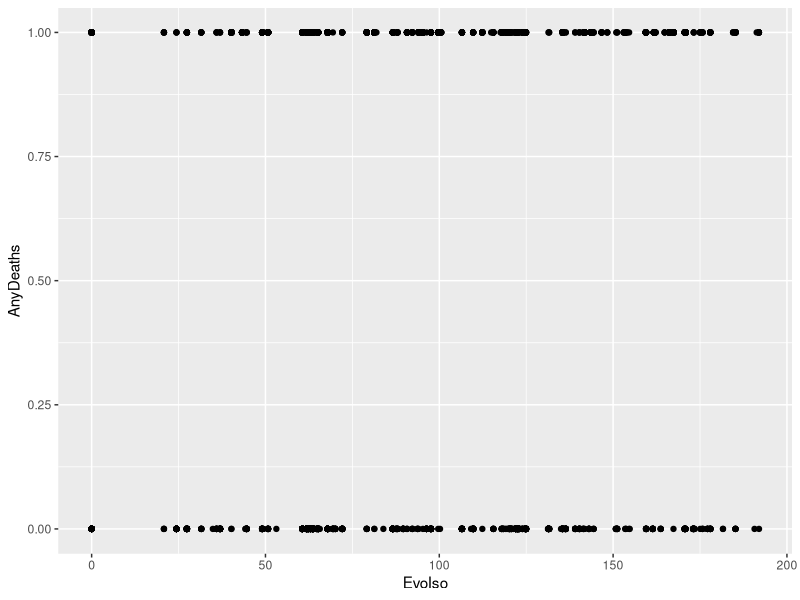
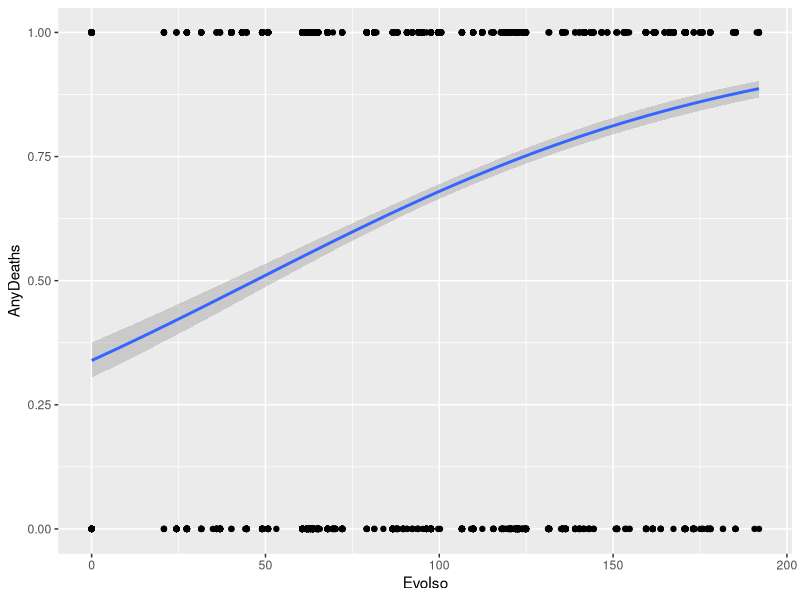
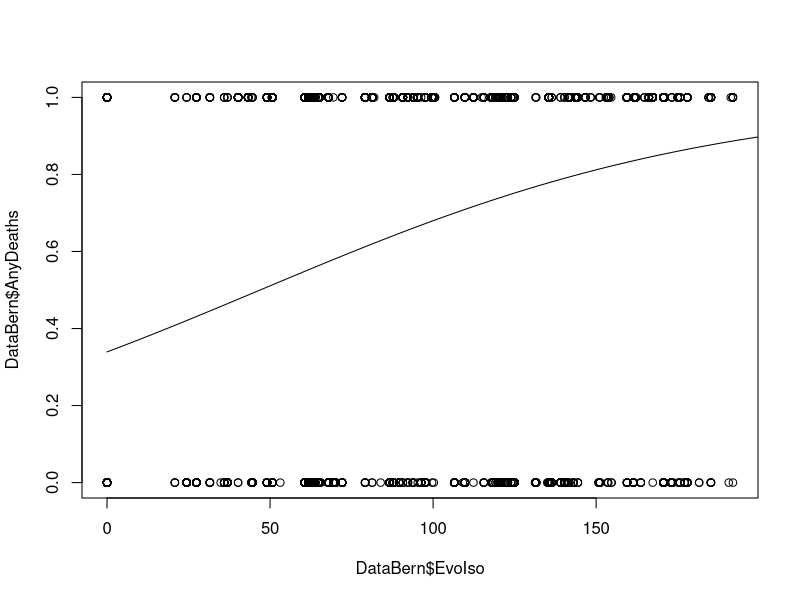
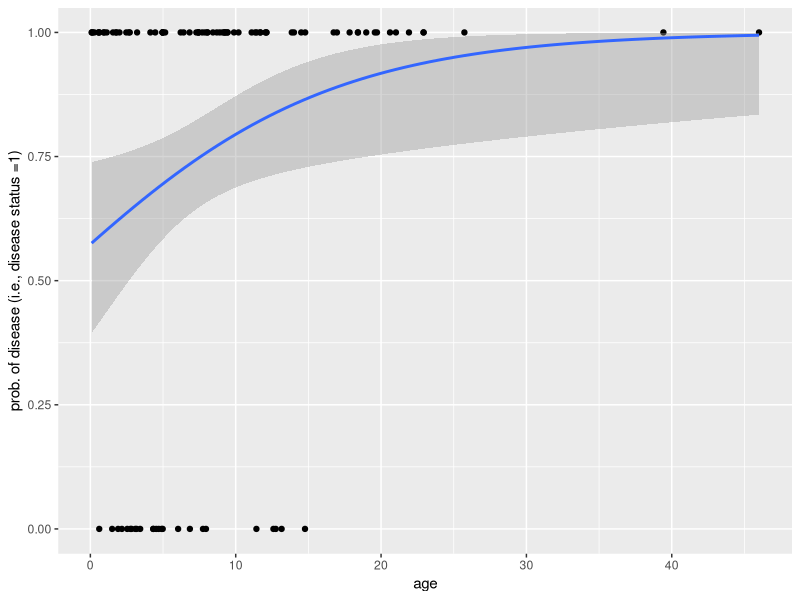
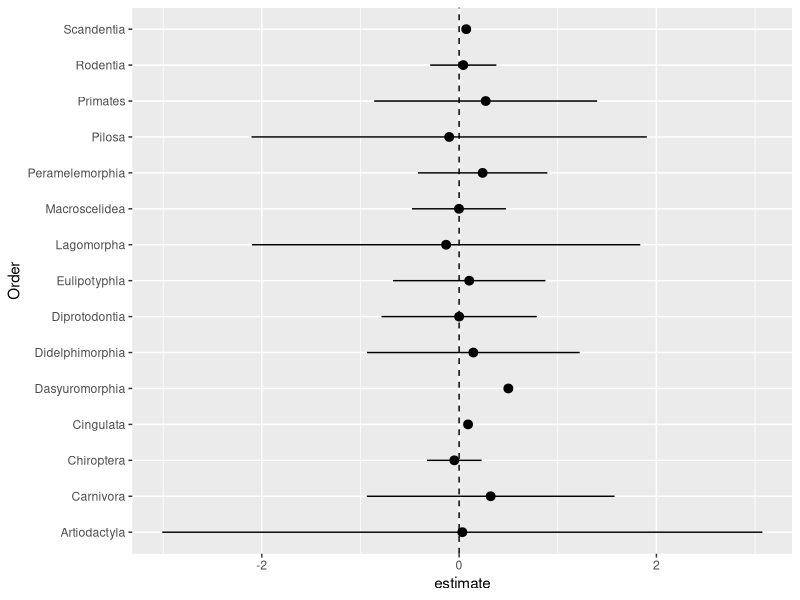
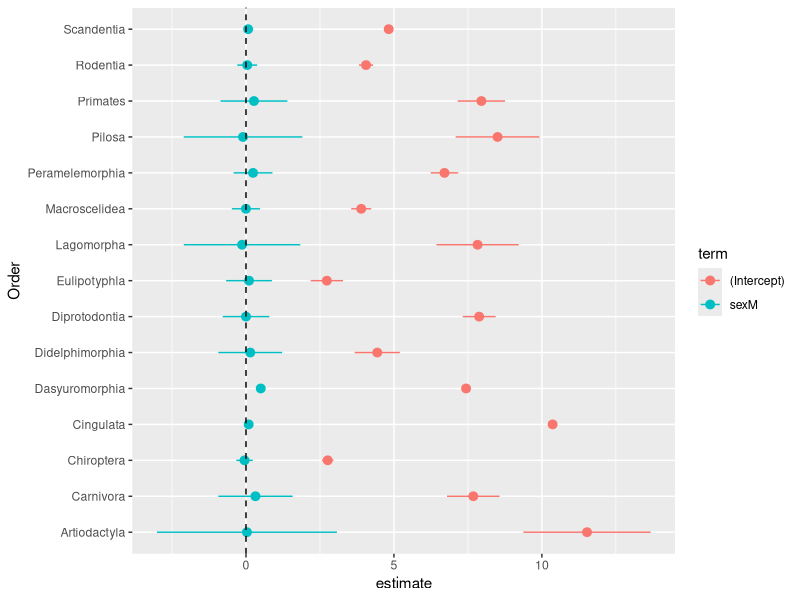
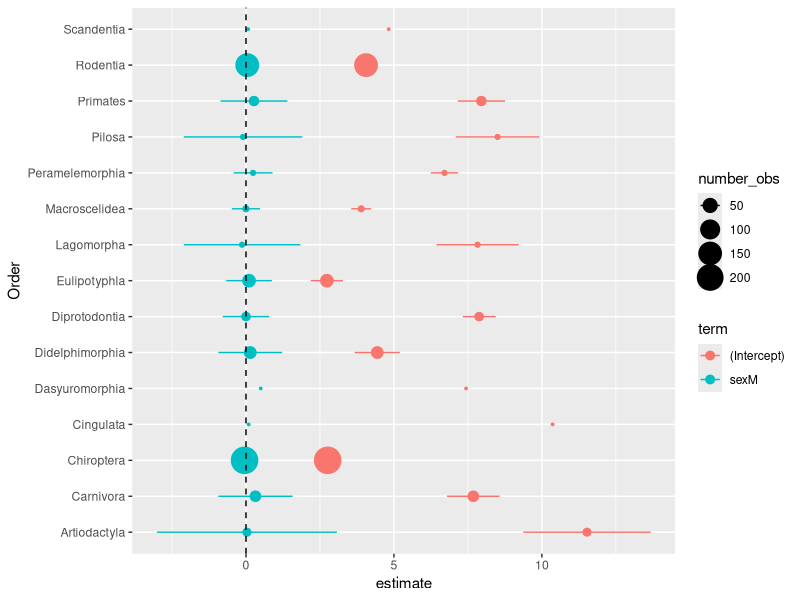
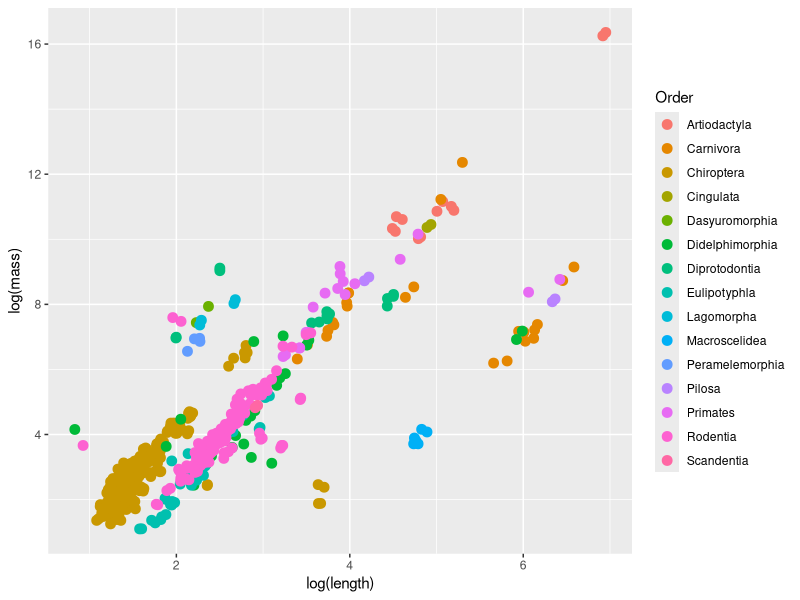

Reproduce these figures in R, in order.
## ---- chunk 1
library(tidyverse)
library(broom)
library(lme4)
## ---- chunk 2
disease_distance <- read_csv("data/disease_distance.csv")

disease_distance %>% 
  mutate(AnyDeaths = case_when(Deaths > 0 ~ 1,
                               Deaths == 0 ~ 0)) -> DataBern

DataBern |>
  ggplot(aes(x = EvoIso, y = AnyDeaths)) + 
  geom_point()
## ---- chunk 3
model <- glm(AnyDeaths ~ EvoIso, 
             family = "binomial", 
             data = DataBern)
summary(model)
## ---- chunk 4
DataBern |>
  ggplot(aes(x = EvoIso, y = AnyDeaths)) + 
  geom_point() +
  geom_smooth(method = "glm", 
              method.args = list(family = "binomial")
              )

### base R implementation

EvoIso <- seq(0, 200, 0.1)
predicted_prob <- predict(model, list(EvoIso = EvoIso), type = "response")

plot(DataBern$EvoIso, DataBern$AnyDeaths)
lines(EvoIso, predicted_prob)
## ---- chunk 5
data_generator <- function(sample_size = 100, effect = 0.1){
  age <- rexp(n = sample_size, rate = 1/10)
  linear_predictor <- effect*age
  prob <- 1/(1+exp(-linear_predictor))
  
  disease_status <- c()
  
  for (i in 1:length(prob)){
  disease_status[i] <- rbinom(n = 1, size = 1, prob = prob[i])
  }
  
  return(data.frame(age = age, disease_status = disease_status))
}

data <- data_generator()

data %>% pivot_longer(! age) %>% 
  ggplot(aes(x = age, y = value)) + geom_point() + 
  geom_smooth(method = "glm", method.args = list(family = "binomial")
              ) + labs(y = "prob. of disease (i.e., disease status =1)")

model <- glm(disease_status~scale(age), family = binomial, data = data)
summary(model)
## ---- chunk 6
power_analysis_function <- function(sample_size){
  
  sims <- 1000
  pvalues <- c()
  for (i in 1:sims){
  data <- data_generator(sample_size)
  model <- glm(disease_status~scale(age), family = binomial, data = data)
  pvalues[i] <- summary(model)$coefficients[2,4]
  }
  
  power_estimate <- length(which(pvalues < 0.01))/length(pvalues)
  
  return(power_estimate)
}

sample_sizes <- seq(150,200,10); power_estimates <- c()

for (i in 1:length(sample_sizes)){
  power_estimates[i] <- power_analysis_function(sample_size = sample_sizes[i])
}

knitr::kable(cbind(n = sample_sizes, power = power_estimates))
## ---- chunk 7
SSDdata <- read_csv("data/SSDinMammals.csv")
## ---- chunk 8
mammal_length <- SSDdata %>%
  select(c("Order", "Scientific_Name", "lengthM", "lengthF")) %>%
  pivot_longer(c(lengthM, lengthF), names_to = "sex", values_to = "length",
               names_pattern = "length(.)")

mammal_mass <- SSDdata %>%
  select(c("Order", "Scientific_Name", "massM", "massF")) %>%
  pivot_longer(c(massM, massF), names_to = "sex", values_to = "mass",
               names_pattern = "mass(.)")

mass_nodup <- mammal_mass %>% 
  group_by(Scientific_Name, sex) %>%
  distinct(Scientific_Name, sex, .keep_all = TRUE)

length_nodup <- mammal_length %>% 
  group_by(Scientific_Name, sex) %>%
  distinct(Scientific_Name, sex, .keep_all = TRUE)

mammal_long <- full_join(mass_nodup, length_nodup, 
                         by = join_by("Scientific_Name", "sex", "Order")) |>
  drop_na()

glimpse(mammal_long)
## ---- chunk 9
# run linear model of size on sex for EACH Order

Order_specific_models <- 
  mammal_long |> 
  group_by(Order) |>
  do(model = tidy(lm(log(mass) ~ sex, data = .), conf.int = T))
  
# get coefficients for each Order

Order_specific_models |>
  unnest()

# visualize effects, CIs, and p values

Order_specific_models |>
  unnest() |>
  subset(term == "sexM") |>
  group_by(Order) |>
  ggplot(aes(y = Order, x = estimate, 
             xmin = conf.low,
             xmax = conf.high
             )
         ) +
  geom_pointrange() +
  geom_vline(xintercept = 0, lty = 2)
## ---- chunk 10
Order_specific_models |>
  unnest() |>
  # subset(term == "sexM") |>
  group_by(Order) |>
  ggplot(aes(y = Order, x = estimate, 
             xmin = conf.low,
             xmax = conf.high,
             color = term
             )
         ) +
  geom_pointrange() +
  geom_vline(xintercept = 0, lty = 2)
## ---- chunk 11
for (i in 1:nrow(Order_specific_models)){
  print(summary(Order_specific_models$mod[[i]]))
}
## ---- chunk 12
mammal_long |> 
  group_by(Order) |>
  summarise(number_obs = n()) |>
  merge(Order_specific_models) |>
  unnest() |>
  ggplot(aes(y = Order, x = estimate, 
             xmin = conf.low,
             xmax = conf.high,
             color = term,
             size = number_obs
             )
         ) +
  geom_pointrange() +
  geom_vline(xintercept = 0, lty = 2) +
  scale_size(range = c(0, 2))
## ---- chunk 13
ggplot(data = mammal_long, aes(y = log(mass), 
                               x = log(length)
                               )
       ) + 
    geom_point(aes(color = Order), size = 3) -> p

p 
## ---- chunk 14
# no Order-dependence:
p + geom_smooth(method = "lm")

# intercept AND slope fixed and specific to the Order:
p + geom_smooth(method = "lm") + facet_wrap(~Order) 
## ---- chunk 15
## random intercept for Order

model <- lmer(formula = log(mass) ~ log(length) + (1|Order), data = mammal_long)
summary(model)

fixef(model)
ranef(model)
## ---- chunk 16
mammal_long |> ungroup() |> select(mass, length, Order) |> 
  mutate(fit.m = predict(model, re.form = NA), # does not include random effects
         fit.c = predict(model, re.form = NULL) # includes random effects
         ) ->
  predicted_values

predicted_values |>
  ggplot(aes(x = log(length), y = log(mass), color = Order)) +
  geom_point(size = 3) +
  geom_line(inherit.aes = F, aes(x = log(length), y = fit.c, color = Order), size = 1) +
  geom_line(inherit.aes = F, aes(x = log(length), y = fit.m), color = "black", size = 2)
## ---- chunk 17
## random intercept and slope for Order

model2 <- lmer(formula = log(mass) ~ log(length) + (1+log(length)|Order), data = mammal_long)
summary(model2)

fixef(model2)
ranef(model2)
## ---- chunk 18
mammal_long |> ungroup() |> select(mass, length, Order) |> 
  mutate(fit.m = predict(model2, re.form = NA),
         fit.c = predict(model2, re.form = NULL)
         ) ->
  predicted_values

predicted_values |>
  ggplot(aes(x = log(length), y = log(mass), color = Order)) +
  geom_point(size = 3) +
  geom_line(inherit.aes = F, aes(x = log(length), y = fit.c, color = Order), size = 1) +
  geom_line(inherit.aes = F, aes(x = log(length), y = fit.m), color = "black", size = 2)
## ---- chunk 19
Model <- lmer(log(mass) ~ sex + (1+sex|Order), mammal_long)

mammal_long |> ungroup() |> select(Scientific_Name, mass, sex, Order) |> 
  mutate(fit.m = predict(Model, re.form = NA),
         fit.c = predict(Model, re.form = NULL)
         ) ->
  predicted_values

predicted_values |>
  ggplot(aes(x = sex, y = log(mass))) +
  geom_line(aes(group = Scientific_Name), color = "lightgrey") +
  geom_point(color = "lightgrey", size = 2) +
  geom_point(inherit.aes = F, aes(x = sex, y = fit.c, color = Order), size = 3) +
  geom_line(inherit.aes = F, aes(x = sex, y = fit.c, color = Order, group = Order), size = 2) +
  geom_point(inherit.aes = F, aes(x = sex, y = fit.m), color = "black", size = 3) +
  geom_line(inherit.aes = F, aes(x = sex, y = fit.m, group = ""), color = "black", size = 3) +
  theme_classic()
